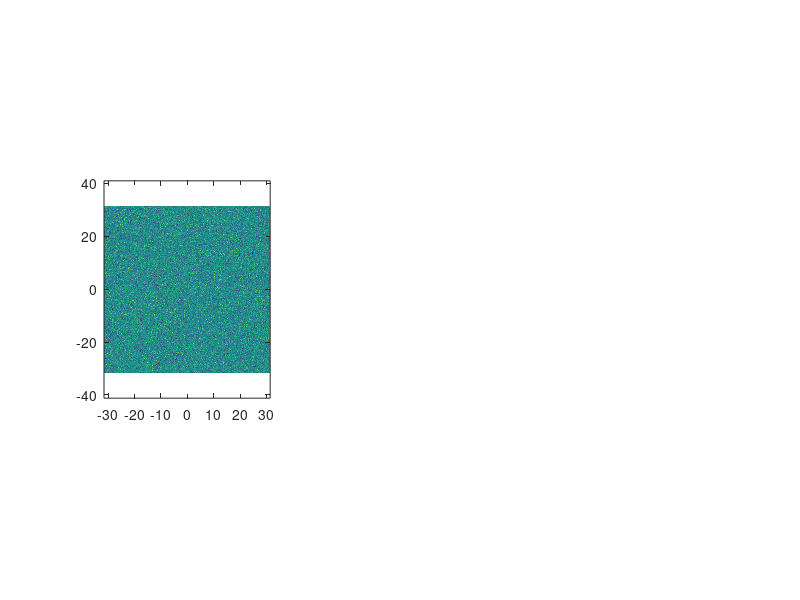

The MATLAB script that drew this image: (Note: this script raises an error after producing the figure.)
clc; clear; close all;

%% Parameters

epsilon = 0.2; % used for scaling mu
blowup_time = epsilon^(-2/3);

t0 = 0.0;
T  = 5.0;

scale=20;
Lx = scale*pi;
Ly = scale*pi;

Nx = 2^8;
Ny = 2^8;

dx = Lx/Nx;
dy = Ly/Ny;

plot_dt = 0.05;

%% functions
function mu_val = mu(t)
    mu_val = t*epsilon;
end

function power_spec = power_spec(t, Laplacian_k, u_hat)
    ksq = -Laplacian_k;
    power_spec = abs(u_hat).^2 .* exp( t^2*ksq/tau - 2*t*ksq.^2 );
end

function n = domainwall_density_theory(t, Laplacian_k, u_hat)
    P = power_spec(t, Laplacian_k, u_hat);
    ksq = -Laplacian_k;
    num = sum(ksq.*P,'all');
    den = sum(P,'all');

    n = (pi/2)*sqrt(num/den);
end


%% Initial condition

% random
sigma = 0.01;
u0 = sigma*randn(Nx,Ny);
u_hat = fft2(u0);

% gaussian
% u0 = exp(-(X.^2 + Y.^2)/sigma);
% u_hat = fft2(u0);

%% discretization
% spatial discretization
x = (-Nx/2:Nx/2-1)*dx;
y = (-Ny/2:Ny/2-1)*dy;

[X,Y] = ndgrid(x,y);

% time discretization
dt = 0.1 * min(dx,dy)^2;
t = t0:dt:T;

%% Fourier wavenumbers

kx = 2*pi * [0:Nx/2-1 -Nx/2:-1] / Lx;
ky = 2*pi * [0:Ny/2-1 -Ny/2:-1] / Ly;

[KX,KY] = ndgrid(kx,ky);

Laplacian_k = -(KX.^2 + KY.^2);

%% 2/3 dealiasing mask

kx_max = max(abs(kx));
ky_max = max(abs(ky));

dealias_mask = (abs(KX) <= (2/3)*kx_max) & (abs(KY) <= (2/3)*ky_max);

%% Plot setup
figure('Position',[100 100 1800 600])
%% first plot: solution
subplot(1,3,1)

u_phys = real(ifft2(u_hat));

im = imagesc(x,y,u_phys');
axis equal tight
set(gca,'YDir','normal')

colormap(seismic_colormap())
caxis([-1.2 1.2])
colorbar

title(sprintf('t = %.3f',t(1)))
xticks([-scale*pi 0 scale*pi])
xticklabels({['-' num2str(scale,'%.0f')] ,'0', [num2str(scale,'%.0f') '\pi']})
yticks([-scale*pi 0 scale*pi])
yticklabels({['-' num2str(scale,'%.0f')] ,'0', [num2str(scale,'%.0f') '\pi']})

%% second plot: L2 norm
subplot(1,3,2)

t_hist = t(1);
l2_hist = l2_norm_periodic(u_hat,Lx,Ly);

hline = plot(t_hist,l2_hist,'LineWidth',2);

xlabel('t')
ylabel('||u||_{L^2}')
grid on

%% third plot: domain wall density
subplot(1,3,3)

BW = u_phys > 0;
perim = bwperim(BW,8);
Lwall = sum(perim(:))*dx;
comput_density = Lwall/(Lx*Ly);

theory_density = domainwall_density_theory(t0, Laplacian_k, u_hat);

theory_density_line = plot(t_hist, theory_density, 'LineWidth',2, 'DisplayName', 'theoretical');
hold on;
comput_density_line = plot(t_hist, comput_density, 'LineWidth',2, 'DisplayName', '# minima');

xlabel('t')
ylabel('density')
legend show

grid on

drawnow

%% GIF setup
save_gif = true;
gif_filename = ['cahn_hilliard_2D_mu(1)=' num2str(mu(1),'%.2f') '.gif'];

frame_count = 1;

next_movie_time = t0;

%% Time loop
for n = 1:length(t)-1
    L_operator = -Laplacian_k.^2 - mu(t(n))*Laplacian_k;

    u_phys = real(ifft2(u_hat));
    u3_hat = fft2(u_phys.^3);
    N_hat = Laplacian_k .* dealias_mask .* u3_hat;

    % explicit nonlinear, semi-explicit linear
    u_hat = ((1 + 0.5*dt*L_operator).*u_hat + dt*N_hat) ...
            ./ (1 - 0.5*dt*L_operator);
    u_hat = dealias_mask .* u_hat;

    t_hist(end+1) = t(n+1);
    l2_hist(end+1) = l2_norm_periodic(u_hat,Lx,Ly);
    
    % get domain wall density
    BW = u_phys > 0;
    perim = bwperim(BW,8);
    Lwall = sum(perim(:))*dx;
    comput_density(end+1) = Lwall/(Lx*Ly);

    theory_density(end+1) = domainwall_density_theory(t(n+1), Laplacian_k, u_hat);

    if (t(n+1) >= next_movie_time) || (n+1 == length(t))

        next_movie_time = next_movie_time + plot_dt;
        u_phys = real(ifft2(u_hat));

        set(im,'CData',u_phys')
        subplot(1,3,1)

        subplot(1,3,2)
        set(hline,'XData',t_hist,'YData',l2_hist)
        axis tight
        
        subplot(1,3,3)
        blowup_mask = t_hist >= blowup_time;
        
        set(theory_density_line,'XData',t_hist(blowup_mask),'YData',theory_density(blowup_mask))
        set(comput_density_line,'XData',t_hist(blowup_mask),'YData',comput_density(blowup_mask))
        
        xlabel('t')
        axis tight

        drawnow

        if save_gif
            frame = getframe(gcf);
            img = frame2im(frame);

            [A,map] = rgb2ind(img,256);
            if frame_count == 1
                imwrite(A,map,gif_filename,'gif','LoopCount',Inf,'DelayTime',0.05);
            else
                imwrite(A,map,gif_filename,'gif','WriteMode','append','DelayTime',0.05);
            end

            frame_count = frame_count + 1;

        end
    end
end
disp(['GIF saved to: ', gif_filename])


%% L2 norm
function val = l2_norm_periodic_1D(u_hat,Lx)
    Nx = length(u_hat);
    val = sqrt(Lx)* sqrt(sum(abs(u_hat).^2))/Nx;
end


%% Seismic colormap    
function cmap = seismic_colormap()

    n = 256;
    
    r = [(0:n/2-1)/(n/2), ones(1,n/2)];
    g = [(0:n/2-1)/(n/2), (n/2-1:-1:0)/(n/2)];
    b = [ones(1,n/2), (n/2-1:-1:0)/(n/2)];
    
    cmap = [r(:),g(:),b(:)];

end
